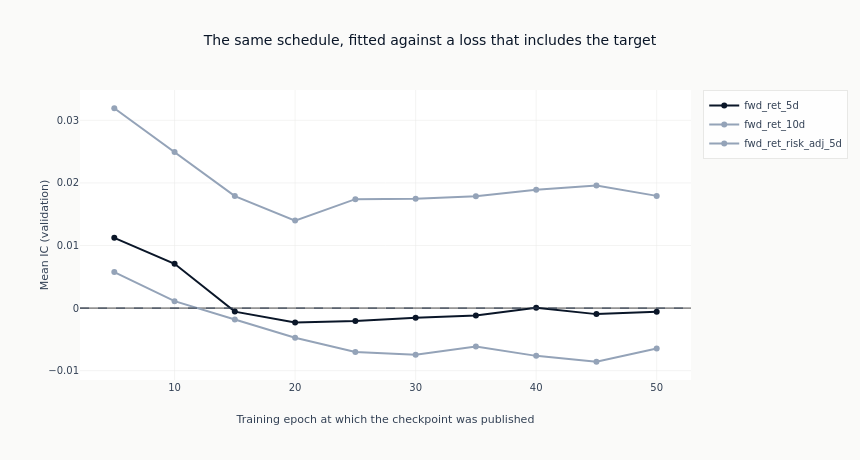

The cell this chart's notebook holds for it:
### Markdown cell above
### What supervision does to the schedule

One line per label across the published schedule, on one axis, drawn exactly as
[`11c`](11c_conditional_autoencoder.ipynb) draws its own so the two charts can be laid side by
side. Same axes, same schedule, same labels: the difference between the two figures is the
difference between the two objectives, which is the only comparison in this family that is
controlled to a single term in a loss function.

### Code cell
fig = go.Figure()
for label in ordered_labels:
    rows = catalog.filter(pl.col("label") == label).sort("checkpoint_value")
    fig.add_trace(
        go.Scatter(
            x=rows.get_column("checkpoint_value").to_list(),
            y=rows.get_column("ic_mean").to_list(),
            mode="lines+markers",
            name=label,
            line=dict(color=COLORS["blue"] if label == primary else COLORS["recede"]),
            marker=dict(color=COLORS["blue"] if label == primary else COLORS["recede"]),
        )
    )
fig.add_hline(y=0, line_width=1, line_dash="dash", line_color=COLORS["neutral"])
fig.update_yaxes(title_text="Mean IC (validation)")
fig.update_xaxes(title_text="Training epoch at which the checkpoint was published")
fig.update_layout(
    title="The same schedule, fitted against a loss that includes the target",
    height=460,
    width=860,
    margin=dict(t=90),
)
# The direction of each line is a fact about the frame, so the alt text counts it rather than
# asserting a shape the next run may not reproduce.
spans = "; ".join(
    f"{row['label']} spans {row['lo']:+.4f} to {row['hi']:+.4f}"
    for row in catalog.group_by("label")
    .agg(lo=pl.col("ic_mean").min(), hi=pl.col("ic_mean").max())
    .sort("label")
    .iter_rows(named=True)
)
show_plotly_with_alt(
    fig,
    "Line chart of mean validation information coefficient against the training epoch at which "
    "each checkpoint was published, one line per label on one axis, the primary target in dark "
    f"navy and the two variants in light slate, with a dashed zero line. Counted from the frame: "
    f"{spans}.",
)

### Figure 1 — Plotly figure (JSON) as saved in the notebook; plotly's stock layout.template omitted (floating-point values rounded to 4 significant figures)
{"data": [{"line": {"color": "#0a1628"}, "marker": {"color": "#0a1628"}, "mode": "lines+markers", "name": "fwd_ret_5d", "type": "scatter", "x": [5, 10, 15, 20, 25, 30, 35, 40, 45, 50], "y": [0.01123, 0.007082, -0.0005631, -0.002291, -0.00207, -0.001539, -0.001185, 5.853e-05, -0.0009635, -0.0005663]}, {"line": {"color": "#94a3b8"}, "marker": {"color": "#94a3b8"}, "mode": "lines+markers", "name": "fwd_ret_10d", "type": "scatter", "x": [5, 10, 15, 20, 25, 30, 35, 40, 45, 50], "y": [0.005747, 0.001105, -0.001825, -0.004731, -0.007001, -0.007444, -0.006157, -0.007634, -0.008574, -0.006452]}, {"line": {"color": "#94a3b8"}, "marker": {"color": "#94a3b8"}, "mode": "lines+markers", "name": "fwd_ret_risk_adj_5d", "type": "scatter", "x": [5, 10, 15, 20, 25, 30, 35, 40, 45, 50], "y": [0.03193, 0.02495, 0.0179, 0.01398, 0.0174, 0.01748, 0.01786, 0.01892, 0.0196, 0.01793]}], "layout": {"height": 460, "margin": {"t": 90}, "shapes": [{"line": {"color": "#334155", "dash": "dash", "width": 1}, "type": "line", "x0": 0, "x1": 1, "xref": "x domain", "y0": 0, "y1": 0, "yref": "y"}], "title": {"text": "The same schedule, fitted against a loss that includes the target"}, "width": 860, "xaxis": {"title": {"text": "Training epoch at which the checkpoint was published"}}, "yaxis": {"title": {"text": "Mean IC (validation)"}}}}
